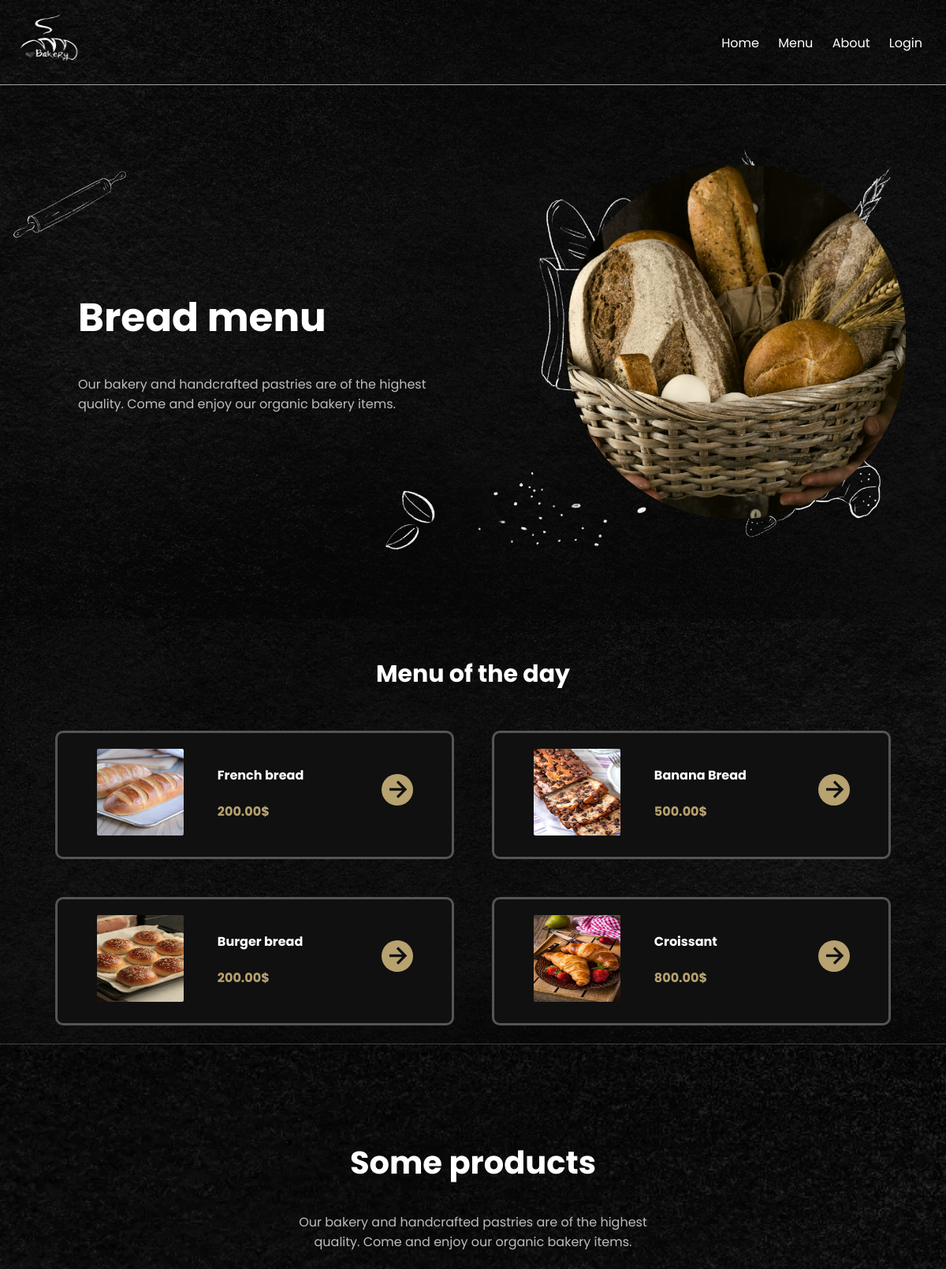
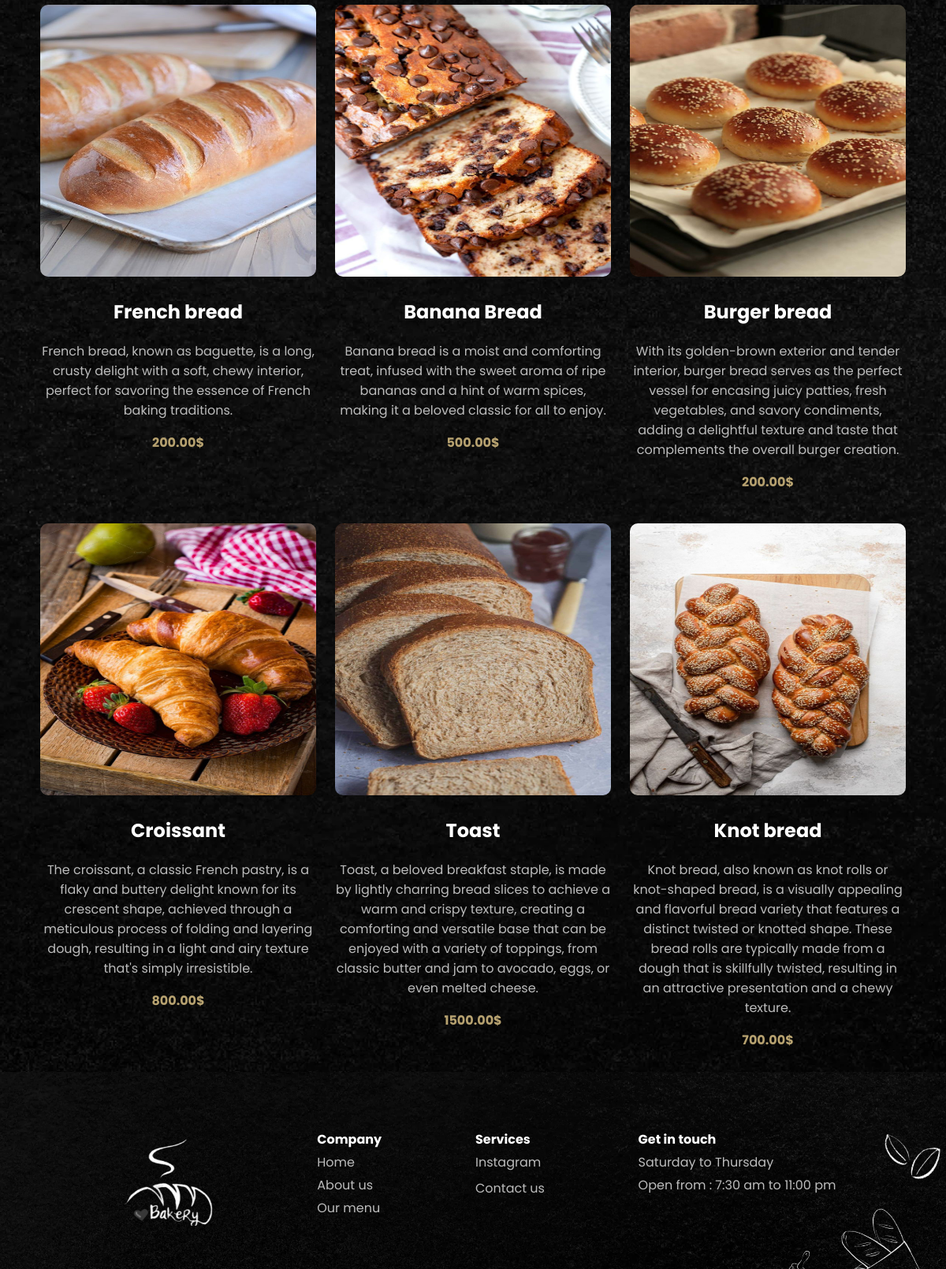
/bread, run on the app's committed database (2 pictures, top to bottom).
### tables this page shows
CREATE TABLE `products` (
  `id` int(11) NOT NULL,
  `title` varchar(100) NOT NULL,
  `description` varchar(300) NOT NULL,
  `price` decimal(10,2) NOT NULL,
  `image` varchar(500) NOT NULL,
  `category` bit(1) NOT NULL,
  `Flavours` varchar(200) NOT NULL
);

### inc/app.php (called while the page is built, shortened)
<?php
function myAppIsUserSignedIn()
{
    return isset($_SESSION['isSignedIn']);
}
function myAppRequestRoute()
{
    $pageName = $_SERVER['REQUEST_URI'];
    $pageName = str_ireplace(ROOT_PATH, "", $pageName);
    $pageName = myAppDeleteLastSlash($pageName);
    return $pageName;
}
function myAppDeleteLastSlash($string)
{
    return $string;
}
function db_execute_query($conn, $sql){
    try {
        $result = mysqli_query($conn, $sql);
    } catch (Exception $e) {
        return array("status" => "error", "code" => 403, "message" => $e->getMessage());
    }
    return $result;
}
function db_select($conn, $table, $columns = "*", $where = ""){
    $sql = "SELECT $columns FROM $table";
    if (is_array($where) && !empty($where)) {
        $whereClause = _buildWhereClause($conn, $where);
        $sql .= " WHERE $whereClause";
    }
    else if (!empty($where)) {
        $sql .= " WHERE $where";
    }
    try{
        $result = db_execute_query($conn, $sql);
    }catch(Exception $e){
        return array("status" => "error", "code" => 404, "message" => $e->getMessage());
    }
    $rows = [];
    while ($row = mysqli_fetch_assoc($result)) {
        $rows[] = $row;
    }
    return $rows;
}
function _escapeValue($conn, $value) {
    return mysqli_real_escape_string($conn, $value);
}
function _buildWhereClause($conn, $where) {
    $conditions = [];
    foreach ($where as $condition) {
        $column = _escapeValue($conn, $condition['column']);
        $operator = _escapeValue($conn, $condition['operator']);
        $value = _escapeValue($conn, $condition['value']);
        $conditions[] = "$column $operator '$value'";
    }
    $out = implode(" AND ", $conditions);
    return $out;
}

### pages/bread.php (the view, shortened to what this page needs)
<?php
$connection = db_connect($db_host,$db_user,$db_password,$db_name);
$checkProductCategory = array(
  "column" => "category",
  "operator" => "=",
  "value" => "1"
);
$where[] = $checkProductCategory;
$products = db_select($connection, "products", "*", $where);
?>
<div class="container">
    <div class="breadImagecover-content">
        <h1 class="cover-header">Bread menu</h1>
        <p class="cover-paragraph">Our bakery and handcrafted pastries are of the highest
            quality. Come and enjoy our organic bakery items.</p>
    </div>
    <div class="breadImage-cover">
        <img src="assets/images/breadmenucover.png">
    </div>
  </div>
  <section class="menuday-container cover">
    <div>
        <h1>Menu of the day</h1>
        <div class="flex">
            <?php
             $count = 0;
             if(count($products) > 0){
                foreach($products as $productDay){  ?>
                         <div class="menuday-card flex">
                            <div class="menudaycard-content">
                            <div class="menudaycard-img">
                                <img class="menuday-img" src="<?= $productDay['image'] ?>">
                            </div>
                            <div class="menudaycard-title">
                                <h4><?= $productDay['title'] ?></h4>
                                <p><?= $productDay['price'] ?>$</p>
                            </div>
                            <a href="product_details?id=<?= $productDay['id'] ?>" class="menu-link">
                            <div class="menudaycard-icon">
                            <i class='bx bx-right-arrow-alt'></i>
                            </div>
                            </a>
                            </div>
                        </div>
                        <?php
                   $count ++;
                   if($count == 4){
                    break;
                   }
                    }
                }
            ?>
        </div>
    </div>
  </section>
  <section class="section-menu cover">
    <div class="section-head">
      <h1>Some products</h1>
      <p>Our bakery and handcrafted pastries are of the highest quality. Come and enjoy our organic bakery items.</p>
    </div>
    <div>
      <div class="flex">
        <?php
              if(count($products) > 0){
                foreach($products as $product){ ?>
                <div class="card">
                <a href="product_details?id=<?= $product['id'] ?>" class="menu-link">
                <img class="menu-image" src="<?= $product['image'] ?>">
                <h1><?= $product['title'] ?></h1>
                <p class="description"><?= $product['description'] ?></p>
                <p class="price"><?= $product['price'] ?>$</p>
                </a>
                </div>
        <?php  }
             }
         ?>
      </div>
    </div>
  </section>

### index.php (shortened to what this page needs)
<?php
require_once('inc/app.php');
$pageName = myAppRequestRoute();
$pageName = explode("?",$pageName)[0];
$filePath = 'pages/' . $pageName . '.php';
if (file_exists($filePath)) {
    require_once('layout/header.php');
    require_once($filePath);
    require_once('layout/footer.php');
} else {
    require_once('layout/header.php');
    require_once('pages/notfound.php');
    require_once('layout/footer.php');
}

### layout/header.php (shortened to what this page needs)
<!DOCTYPE html>
<html>
<head>
  <link rel="stylesheet" type="text/css" href="<?php echo ROOT_PATH ?>assets/css/style.css">
  <link href='https://unpkg.com/boxicons@2.1.4/css/boxicons.min.css' rel='stylesheet'>
</head>
<body>
<nav>
  <div class="navbar">
    <a href="#" class="logo"><img src = "<?php echo ROOT_PATH ?>assets/images/logo3-removebg.png"></a>
    <ul class="nav-links">
      <li><a href="home">Home</a></li>
      <li>
        <a href="#">Menu</a>
      </li>
      <li><a href="about">About</a></li>
      <?php if(!myAppIsUserSignedIn()){ ?>
      <li><a href="<?php echo ROOT_PATH; ?>login">Login</a></li>
      <?php }else{ ?>
        <li><a href="<?php echo ROOT_PATH; ?>insertproduct">Add Product</a></li>
        <li><a href="<?php echo ROOT_PATH; ?>selectfordelete">Delete Product</a></li>
        <li><a href="<?php echo ROOT_PATH; ?>signout">Logout</a></li>
        <?php } ?>
    </ul>
  </div>
</nav>

### layout/footer.php (shortened to what this page needs)
<footer class="cover">
  <section class="footer-section">
    <div class="flex">
      <div class="footer-space">
        <img class="footer-logo" src = "<?php echo ROOT_PATH ?>assets/images/logo3-removebg.png">
      </div>
      <div class="footer-space">
        <table>
          <tr>
            <th>Company</th>
          </tr>
          <tr>
            <td>Home</td>
          </tr>
          <tr>
            <td>About us</td>
          </tr>
          <tr>
            <td>Our menu</td>
          </tr>
        </table>
      </div>
      <div class="footer-space">
        <table>
          <tr>
            <th>Services</th>
          </tr>
          <tr>
            <td>Instagram</td>
          </tr>
          <tr>
            <td></td>
          </tr>
          <tr>
            <td>Contact us</td>
          </tr>
        </table>
      </div>
      <div class="footer-space">
        <table>
          <tr>
            <th>Get in touch</th>
          </tr>
          <tr>
            <td>Saturday to Thursday</td>
          </tr>
          <tr>
            <td>Open from : 7:30 am to 11:00 pm</td>
          </tr>
        </table>
      </div>
    </div>
  </section>
</footer>
</body>
</html>

### assets/css/style.css (style rules this page uses)
:root { --color-1: #B7A270; --color-2: #FFFFFF; --color-3: #BCBCBC; --color-4: #101010; --color-5: #AB9E7D; }
* { font-family: 'Cairo', sans-serif; font-family: 'Mooli', sans-serif; font-family: 'Nunito Sans', sans-serif; font-family: 'Poppins', sans-serif; }
body { margin: 0; padding: 0; font-family: Arial, sans-serif; }
nav { background-image: url(/newBakery/assets/images/navBg.webp); background-size: cover; background-position: center; }
.navbar { display: flex; justify-content: space-between; align-items: center; padding: 10px; padding-right: 30px; }
.logo { font-size: 20px; font-weight: bold; text-decoration: none; color: var(--color-3); }
.logo img { width: 100px; height: 80px; }
.nav-links { list-style: none; margin: 0; padding: 0; }
.nav-links li { display: inline-block; margin-left: 20px; }
.nav-links li a { text-decoration: none; color: var(--color-2); }
.container { display: flex; justify-content: center; align-items: center; flex-wrap: wrap; background-image: url(/newBakery/assets/images/bread-cover.webp); background-size: cover; background-position: center; background-repeat: no-repeat; padding-top: 100px; padding-bottom: 120px; }
.cover-header,.about { color: var(--color-2); font-size: 50px; }
.cover-paragraph { color: var(--color-3); }
.cover { background-size: cover; background-position: center; background-repeat: no-repeat; }
.section-head { width: 500px; margin-left: auto; margin-right: auto; justify-content: center; padding-top: 10%; text-align: center; }
.section-head h1 { color: var(--color-2); margin-top: auto; font-size: 40px; }
.section-head p,.flavor { color:var(--color-3); }
.flex { display: flex; flex-wrap: wrap; margin-left: auto; margin-right: auto; justify-content: center; }
.section-menu { background-image: url(/newBakery/assets/images/ourMenubg.webp); }
.menu-image { width: 350px; height: 345px; border-radius: 10px; }
.card { margin: 1%; width: 350px; text-align: center; }
.card h1,.testimonial-head { color: var(--color-2); text-align: center; }
.description,.product-content p,.testimonial-card p, footer td { color: var(--color-3); }
.section-product h2,.product-header, footer th,.menuday-container h4 { color: var(--color-2); }
footer { background-image: url(/newBakery/assets/images/footerBg.webp); }
.footer-section div { margin-left: 3%; margin-right: 3%; padding-top: 3%; padding-bottom: 1%; }
.breadImage-cover img { width: 430px; height: 450px; }
.breadImagecover-content { width: 500px; }
.menuday-img { width: 110px; height: 110px; border-radius: 2px; }
.menuday-container { background-image: url(/newBakery/assets/images/section-productbg.webp); margin-top: auto; }
.menuday-container h1 { margin-top: auto; color: var(--color-2); text-align: center; padding-top: 4%; font-size: 30px; }
.menuday-container p,.price { color: var(--color-1); font-weight: bold; }
.menuday-card { width: 500px; background-color: var(--color-4); margin: 2%; border-style: solid; border-color: rgba(188, 188, 188, 0.4); border-radius: 10px; }
.menudaycard-content { padding: 5px 2px 5px 2px; display: flex; color:var(--color-2) }
.menudaycard-img { width: 120px; margin-right: 1%; padding: 15px; }
.menudaycard-title { width: 150px; margin-right: 1%; margin-left: 1%; padding: 15px; }
.menudaycard-icon { width: 70px; margin-left: 1%; padding: 15px; text-align: right; font-size: 40px; padding-top: 40%; }
.bx-right-arrow-alt,.bxs-edit-alt { background-color: var(--color-1); color: var(--color-4); border-radius: 50%; cursor: pointer; }
.menu-link { cursor: pointer; text-decoration: none; }
.footer-logo { width: 150px; height: 150px; }
.footer-space { padding-left: 2%; padding-right: 2%; }
.footer-space table th { text-align: left; }
@media screen and (min-width: 1000px) { .breadImagecover-content { margin-left: 4%; margin-right: 10%; } }

### data on the page
products: image (picture), title "French bread", price "200.00", description "French bread, known as baguette, is a long, crusty delight with a soft, chewy interior, perfect for savoring the essence of French baking traditions."
products: image (picture), title "Banana Bread", price "500.00", description "Banana bread is a moist and comforting treat, infused with the sweet aroma of ripe bananas and a hint of warm spices, making it a beloved classic for all to enjoy."
products: image (picture), title "Burger bread", price "200.00", description "With its golden-brown exterior and tender interior, burger bread serves as the perfect vessel for encasing juicy patties, fresh vegetables, and savory condiments, adding a delightful texture and taste that complements the overall burger creation."
products: image (picture), title "Croissant", price "800.00", description "The croissant, a classic French pastry, is a flaky and buttery delight known for its crescent shape, achieved through a meticulous process of folding and layering dough, resulting in a light and airy texture that's simply irresistible."
products: image (picture), title "Toast", description "Toast, a beloved breakfast staple, is made by lightly charring bread slices to achieve a warm and crispy texture, creating a comforting and versatile base that can be enjoyed with a variety of toppings, from classic butter and jam to avocado, eggs, or even melted cheese.", price "1500.00"
products: image (picture), title "Knot bread", description "Knot bread, also known as knot rolls or knot-shaped bread, is a visually appealing and flavorful bread variety that features a distinct twisted or knotted shape. These bread rolls are typically made from a dough that is skillfully twisted, resulting in an attractive presentation and a chewy texture.", price "700.00"
